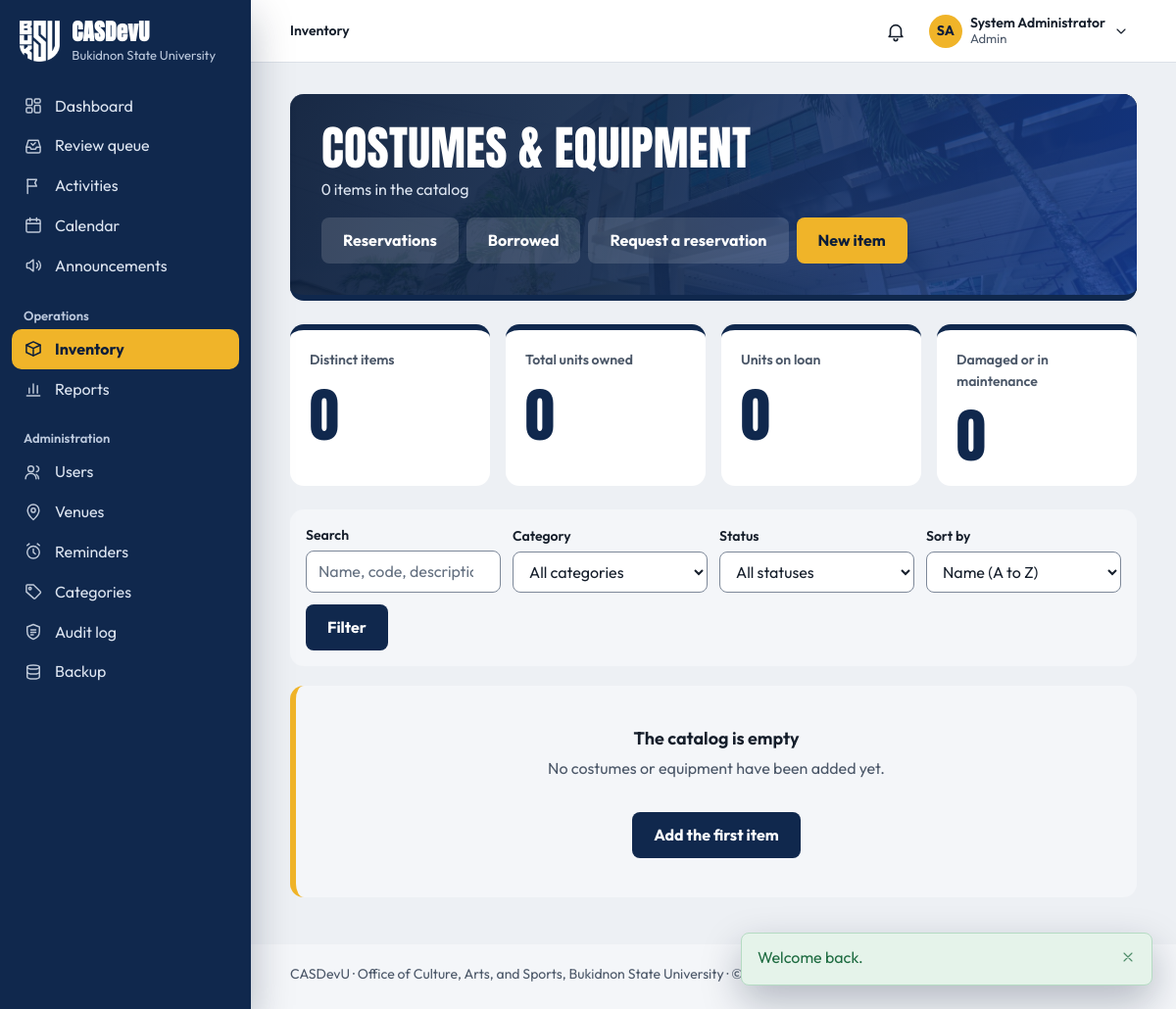
Screenshot of /public/inventory/index.php (signed in) with the database file from the repository.
### tables this page shows
CREATE TABLE users (
    user_id         INT UNSIGNED AUTO_INCREMENT PRIMARY KEY,
    role_id         TINYINT UNSIGNED NOT NULL,

     
    email           VARCHAR(150) NOT NULL UNIQUE,    
    password_hash   VARCHAR(255) NOT NULL,           
     
    student_number  VARCHAR(30)  NULL UNIQUE,        
    first_name      VARCHAR(80)  NOT NULL,
    middle_name     VARCHAR(80)  NULL,
    last_name       VARCHAR(80)  NOT NULL,
    sex             ENUM('male','female','other') NULL,
    birth_date      DATE         NULL,
    contact_number  VARCHAR(30)  NULL,
    photo_path      VARCHAR(255) NULL,
    id_front_path   VARCHAR(255) NULL,               
    id_back_path    VARCHAR(255) NULL,               

     
    course_id       INT UNSIGNED     NULL,
    year_level_id   TINYINT UNSIGNED NULL,
    section         VARCHAR(20)      NULL,

     
    status          ENUM('pending','active','inactive','suspended')
                        NOT NULL DEFAULT 'pending',
    last_login_at   DATETIME NULL,
    created_at      TIMESTAMP NOT NULL DEFAULT CURRENT_TIMESTAMP,
    updated_at      TIMESTAMP NOT NULL DEFAULT CURRENT_TIMESTAMP
                        ON UPDATE CURRENT_TIMESTAMP,

    CONSTRAINT fk_users_role       FOREIGN KEY (role_id)       REFERENCES roles(role_id),
    CONSTRAINT fk_users_course     FOREIGN KEY (course_id)     REFERENCES courses(course_id)
                                       ON DELETE SET NULL,
    CONSTRAINT fk_users_year_level FOREIGN KEY (year_level_id) REFERENCES year_levels(year_level_id)
                                       ON DELETE SET NULL,

    INDEX idx_users_role   (role_id),
    INDEX idx_users_status (status),
    INDEX idx_users_name   (last_name, first_name)
);

CREATE TABLE settings (
    setting_key     VARCHAR(80) PRIMARY KEY,
    setting_value   TEXT NULL,
    description     VARCHAR(255) NULL,
    updated_at      TIMESTAMP NOT NULL DEFAULT CURRENT_TIMESTAMP
                        ON UPDATE CURRENT_TIMESTAMP
);

### public/inventory/index.php (the view, shortened to what the rows shown need)
<?php
require_login();
require __DIR__ . '/../../includes/layout/header.php';
?>
<div class="page-head">
    <div>
        <h1>Costumes &amp; equipment</h1>
    </div>
</div>
<?php require __DIR__ . '/../../includes/layout/footer.php'; ?>

### includes/layout/header.php (shortened to what the rows shown need)
<?php
$user         = current_user();
$role         = current_role();
$currentFile  = basename($_SERVER['SCRIPT_NAME']);
$currentDir   = basename(dirname($_SERVER['SCRIPT_NAME']));
$isStudent    = $role === 'student';
$navSection = match (true) {
    in_array($currentDir, ['public', ''], true) && $currentFile === 'index.php'   => 'dashboard',
    in_array($currentDir, ['public', ''], true) && $currentFile === 'review.php'  => 'review',
    $currentFile === 'notifications.php'                        => 'notifications',
    $currentFile === 'profile.php'                              => 'profile',
    $currentFile === 'settings.php'                             => 'settings',
    $currentFile === 'calendar.php'                             => 'calendar',
    $currentDir === 'activities'                                => 'activities',
    $currentDir === 'announcements'                             => 'announcements',
    $currentDir === 'inventory' && $isStudent && in_array($currentFile, ['reservations.php', 'borrow.php'], true) => 'borrow-requests',
    $currentDir === 'inventory'                                 => 'inventory',
    $currentDir === 'reports'                                   => 'reports',
    $currentDir === 'admin'                                     => pathinfo($currentFile, PATHINFO_FILENAME),
    $currentDir === 'requirements' && $isStudent                => 'my-requirements',
    $currentDir === 'participation' && $isStudent               => 'my-activities',
    $currentDir === 'participation' || $currentDir === 'requirements' => 'activities',
    default                                                     => '',
};
$sections = [
    'dashboard'       => ['Dashboard', 'index.php'],
    'review'          => ['Review queue', 'review.php'],
    'notifications'   => ['Notifications', 'notifications.php'],
    'profile'         => ['My profile', 'profile.php'],
    'settings'        => ['Settings', 'settings.php'],
    'calendar'        => ['Calendar', 'activities/calendar.php'],
    'activities'      => ['Activities', 'activities/index.php'],
    'announcements'   => ['Announcements', 'announcements/index.php'],
    'inventory'       => [$isStudent ? 'Costumes & equipment' : 'Inventory', 'inventory/index.php'],
    'reports'         => ['Reports', 'reports/index.php'],
    'my-activities'   => ['My activities', 'participation/my-activities.php'],
    'my-requirements' => ['My requirements', 'requirements/mine.php'],
    'borrow-requests' => ['My borrow requests', 'inventory/reservations.php'],
    'users'           => [has_role('admin') ? 'Users' : 'Accounts', 'admin/users.php'],
    'venues'          => ['Venues', 'admin/venues.php'],
    'reminders'       => ['Reminders', 'admin/reminders.php'],
    'categories'      => ['Categories', 'admin/categories.php'],
    'audit'           => ['Audit log', 'admin/audit.php'],
    'backup'          => ['Backup', 'admin/backup.php'],
];
$initials = $user
    ? strtoupper(mb_substr((string) $user['first_name'], 0, 1) . mb_substr((string) $user['last_name'], 0, 1))
    : '';
?>
<!DOCTYPE html>
<html lang="en">
<head>
    <link rel="stylesheet" href="<?= asset('css/style.css') ?>">
</head>
<body>
<div class="app">
<div class="main">
<?php if ($user): ?>
    <?php
    [$sectionLabel, $sectionHref] = $sections[$navSection] ?? ['', ''];
    $pageLabel  = (string) ($pageTitle ?? '');
    $isSectionHome = $sectionHref !== '' && str_ends_with($_SERVER['SCRIPT_NAME'], '/' . $sectionHref);
    ?>
    <header class="topbar">
        <nav class="breadcrumb" aria-label="Breadcrumb">
            <ol>
                <?php if ($sectionLabel !== '' && !$isSectionHome): ?>
                    <li><a href="<?= url($sectionHref) ?>"><?= e($sectionLabel) ?></a></li>
                    <li aria-current="page"><?= e($pageLabel) ?></li>
                <?php else: ?>
                    <li aria-current="page"><?= e($sectionLabel !== '' ? $sectionLabel : $pageLabel) ?></li>
                <?php endif; ?>
            </ol>
        </nav>
        <div class="topbar-actions">
            <?php require __DIR__ . '/notifications-menu.php'; ?>
            <details class="account-menu" data-menu>
                <summary class="account-trigger" aria-label="Account menu for <?= e(full_name($user)) ?>">
                    <?php if ($userPhotoUrl = user_photo_url($user)): ?>
                        <img class="account-initials" src="<?= e($userPhotoUrl) ?>" alt="" width="34" height="34">
                    <?php else: ?>
                        <span class="account-initials" aria-hidden="true"><?= e($initials) ?></span>
                    <?php endif; ?>
                    <span class="account-text">
                        <span class="account-name"><?= e(full_name($user)) ?></span>
                        <span class="account-role"><?= e(ucfirst((string) $role)) ?></span>
                    </span>
                    <?= icon('chevron-down', 'icon account-chevron') ?>
                </summary>
            </details>
        </div>
    </header>
<?php endif; ?>
<main class="page" id="main" tabindex="-1">

### includes/layout/footer.php (shortened to what the rows shown need)
</main>
<footer class="footer">
    <p><?= e(APP_NAME) ?> · <?= e(office_name()) ?>, <?= e(university_name()) ?> · &copy; <?= date('Y') ?></p>
</footer>
</div>
</div>
</body>
</html>

### rows the page displays
users: initials "SA", full_name($user) "System Administrator"
settings: setting_value "Office of Culture, Arts, and Sports"
settings: setting_value "Bukidnon State University"

### other values shown
APP_NAME "CASDevU"
UNIVERSITY "Bukidnon State University"
$label "Dashboard Review queue Activities Calendar Announcements Inventory Reports Users Venues Reminders Categories Audit log Backup"
$sectionLabel !== '' ? $sectionLabel : $pageLabel "Inventory"
$role "Admin"
$flashMessage['message'] "Welcome back."
$total "0"
$summary['items'] "0"
$summary['units'] "0"
$onLoan "0"
$summary['out_of_service'] "0"
form field sort_by "Name (A to Z)"
